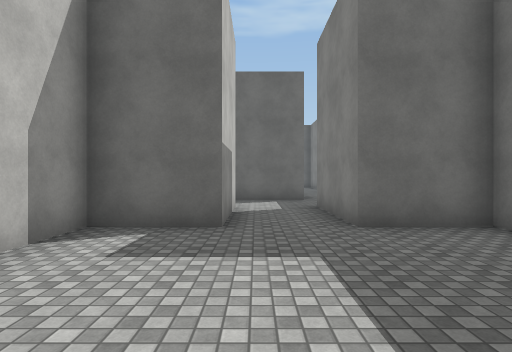
[1] (above)

24 first-person views from a walk through a Unity game level. The camera is 1.5 m above the floor, looks level and sees 80° across. The floor is counted in squares, 2 m on a side. Each view is taken from the middle of a square. On the plan, view 1 faces up. The plan holds only what a view shows up to about 10 squares ahead; the rest is blank. The place goes on beyond the plan. The player character is not drawn. Surface patterns are stand-ins for the level's own textures.

[2]
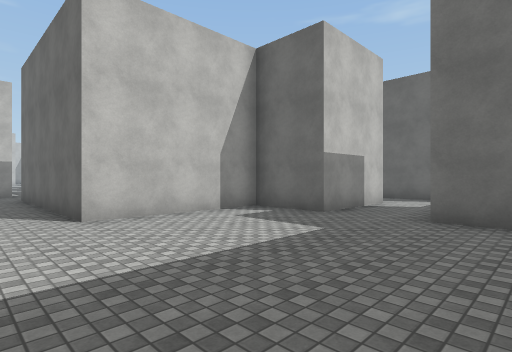

[3]
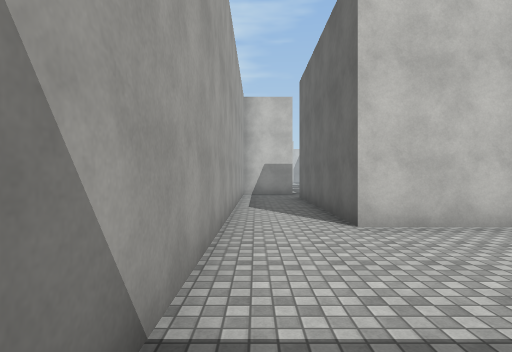

[4]
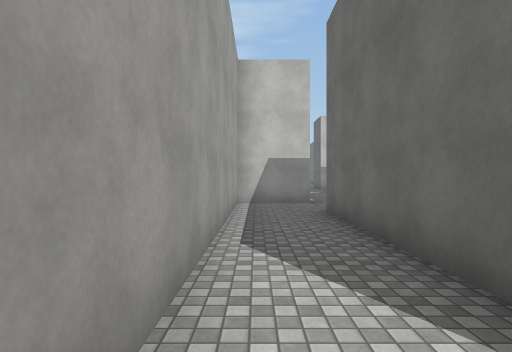

[5]
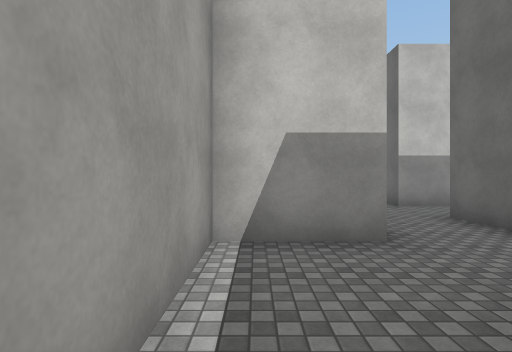

[6]
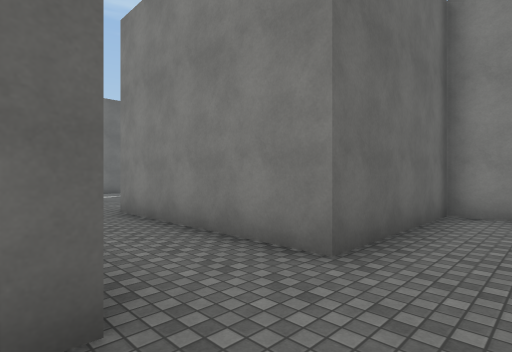

[7]
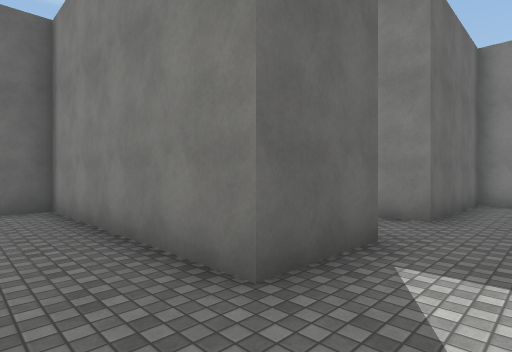

[8]
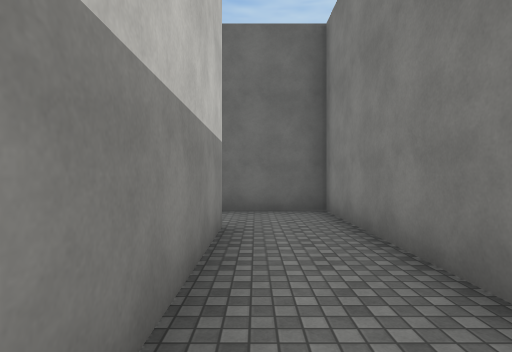

[9]
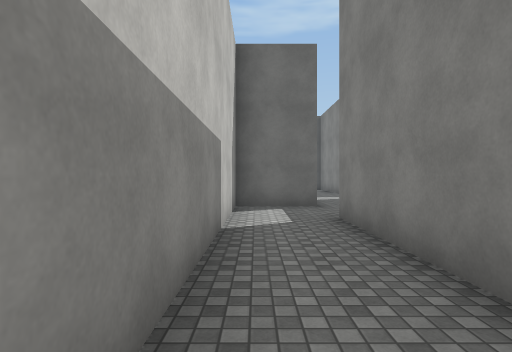

[10]
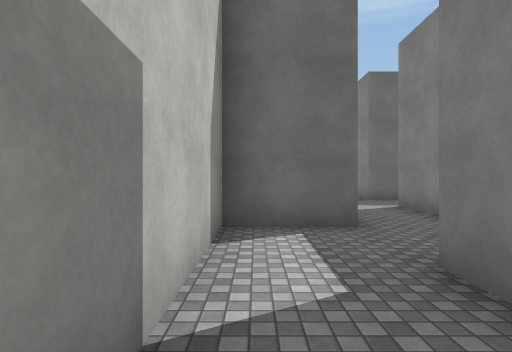

[11]
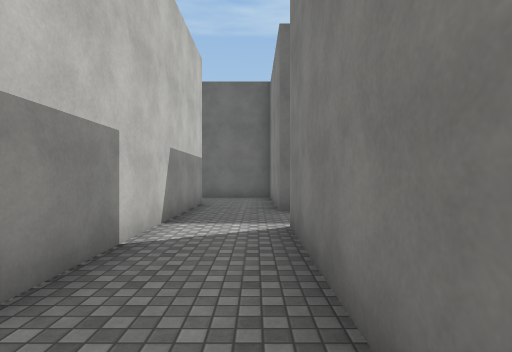

[12]
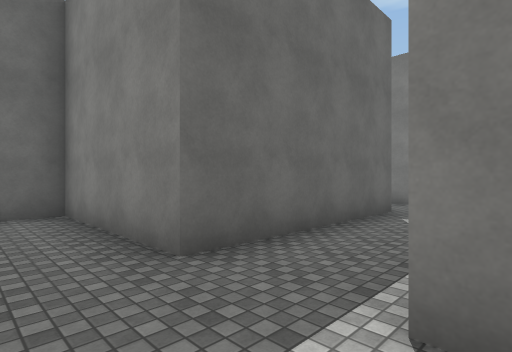

[13]
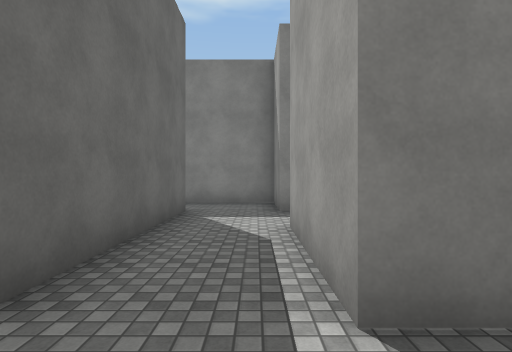

[14]
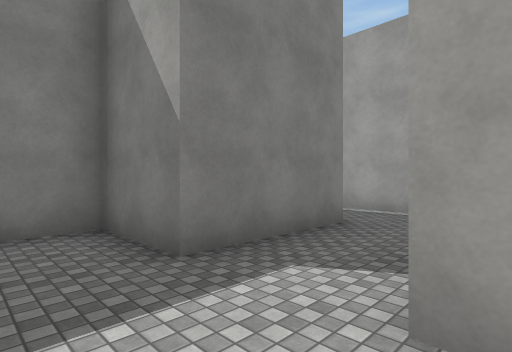

[15]
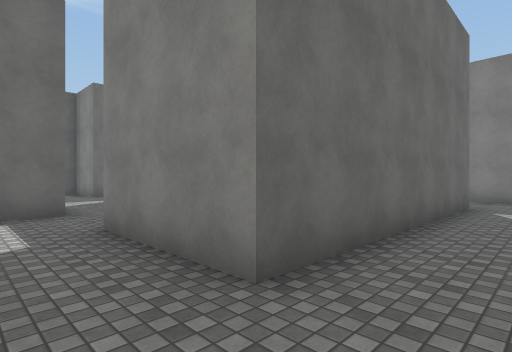

[16]
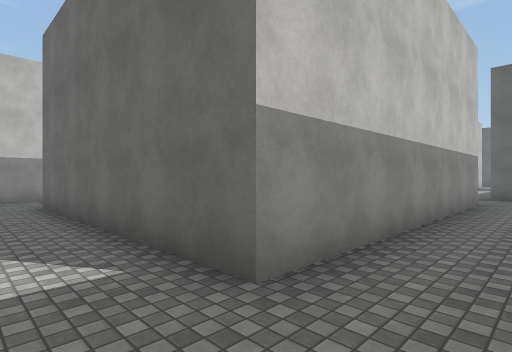

[17]
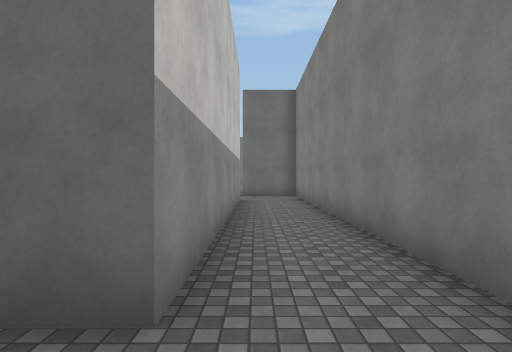

[18]
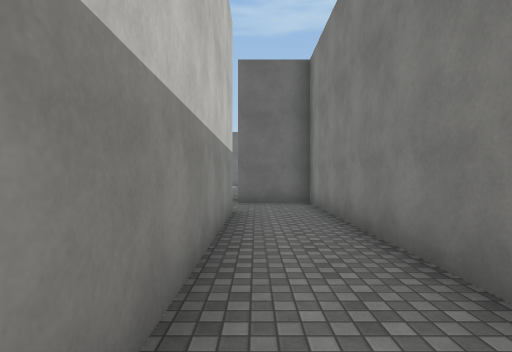

[19]
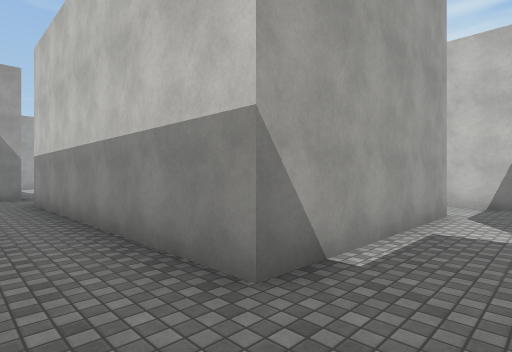

[20]
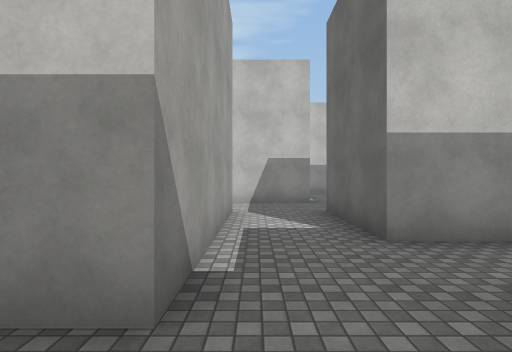

[21]
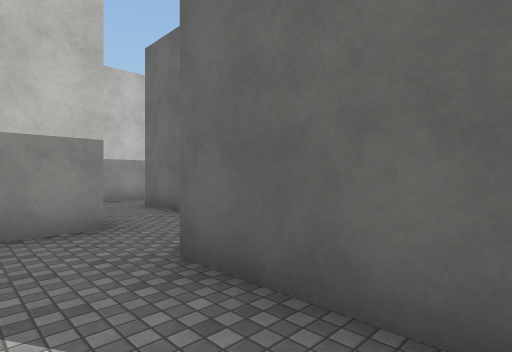

[22]
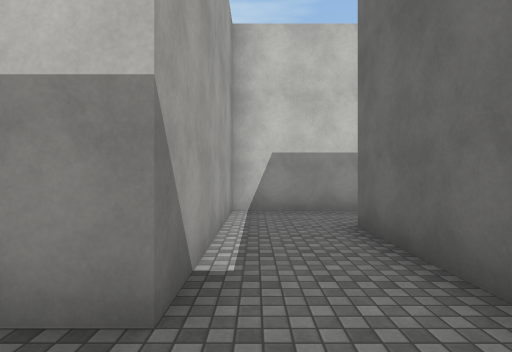

[23]
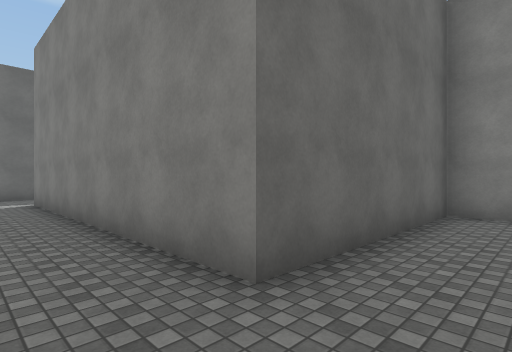

[24]
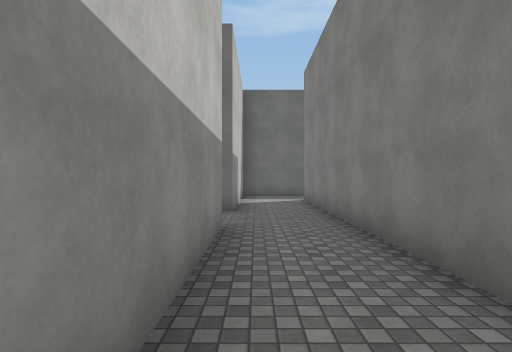

### Floor plan
Points are (right, up) in squares from view 1. A wall is a line through its corners. A room is listed if a view was taken in it or the views show most of it. See-through windows are left out.
Room 1 (views 1, 2, 3, 4, 5, 9, 10, 11, 12, 13, 14, 15, 16, 17, 18, 19, 20, 21, 22, 23, 24)
walls: (-3.5, 20.5) (-3.5, 21.5) (-8.5, 21.5) (-8.5, 29.5); (-3.5, 17.5) (1.5, 17.5) (1.5, 9.5) (-5.5, 9.5) (-5.5, 12.5) (-3.5, 12.5) (-3.5, 15.2); (-0.5, 21) (-0.5, 19.5) (-3.5, 19.5); (-5.4, 14.5) (-10.5, 14.5); (-10.5, 24.5) (-10.5, 19.5) (-5.5, 19.5) (-5.5, 17); (-12.5, 14.4) (-12.5, 9.5) (-14.5, 9.5) (-14.5, 2.5); (-7.5, 9.9) (-7.5, 8.9); (-10.5, 29.7) (-10.5, 26.6); (-8.1, 31.5) (-9, 31.5); (-5.9, 7.5) (-4.4, 7.5); (-10.5, 8.5) (-10.5, 12.5) (-7.5, 12.5); (-0.5, 7.5) (-0.5, 4.5) (-2.5, 4.5) (-2.5, 0.5) (-8.5, 0.5); (3.5, 8.9) (3.5, 19.5) (1.5, 19.5); (3.6, 4.5) (1.5, 4.5) (1.5, 7.5) (2, 7.5); (-8.5, 1.5) (-8.5, 2.5) (-12.5, 2.5) (-12.5, 7.5); (-10.5, 0.5) (-10.5, -1.5) (1.5, -1.5)
ways out: opening at (-15.5, 1.5) to room 2; opening at (-11.5, 15.5)
Room 2 (views 6, 7, 8)
walls: (-18.5, 6.5) (-18.5, 2.5); (-14.5, 2.5) (-16.5, 2.5) (-16.5, 8.5) (-18.8, 8.5)
ways out: opening at (-15.5, 1.5) to room 1

Positions as (right, up) in squares from view 1, and headings:
1: (0, 0), facing up
2: (3, -1), facing up-left
3: (2, -1), facing left
4: (-2, -1), facing left
5: (-7, -1), facing left
6: (-15, 1), facing up-right
7: (-18, 1), facing up-right
8: (-18, 2), facing up
9: (-14, 2), facing up
10: (-14, 5), facing up
11: (-11, 8), facing up
12: (-12, 12), facing up-right
13: (-12, 13), facing right
14: (-8, 14), facing down-right
15: (-7, 8), facing up-right
16: (3, 8), facing up-left
17: (2, 8), facing up
18: (2, 11), facing up
19: (3, 19), facing down-left
20: (3, 18), facing left
21: (-1, 18), facing up-left
22: (-4, 20), facing left
23: (-10, 20), facing up-right
24: (-10, 20), facing up
